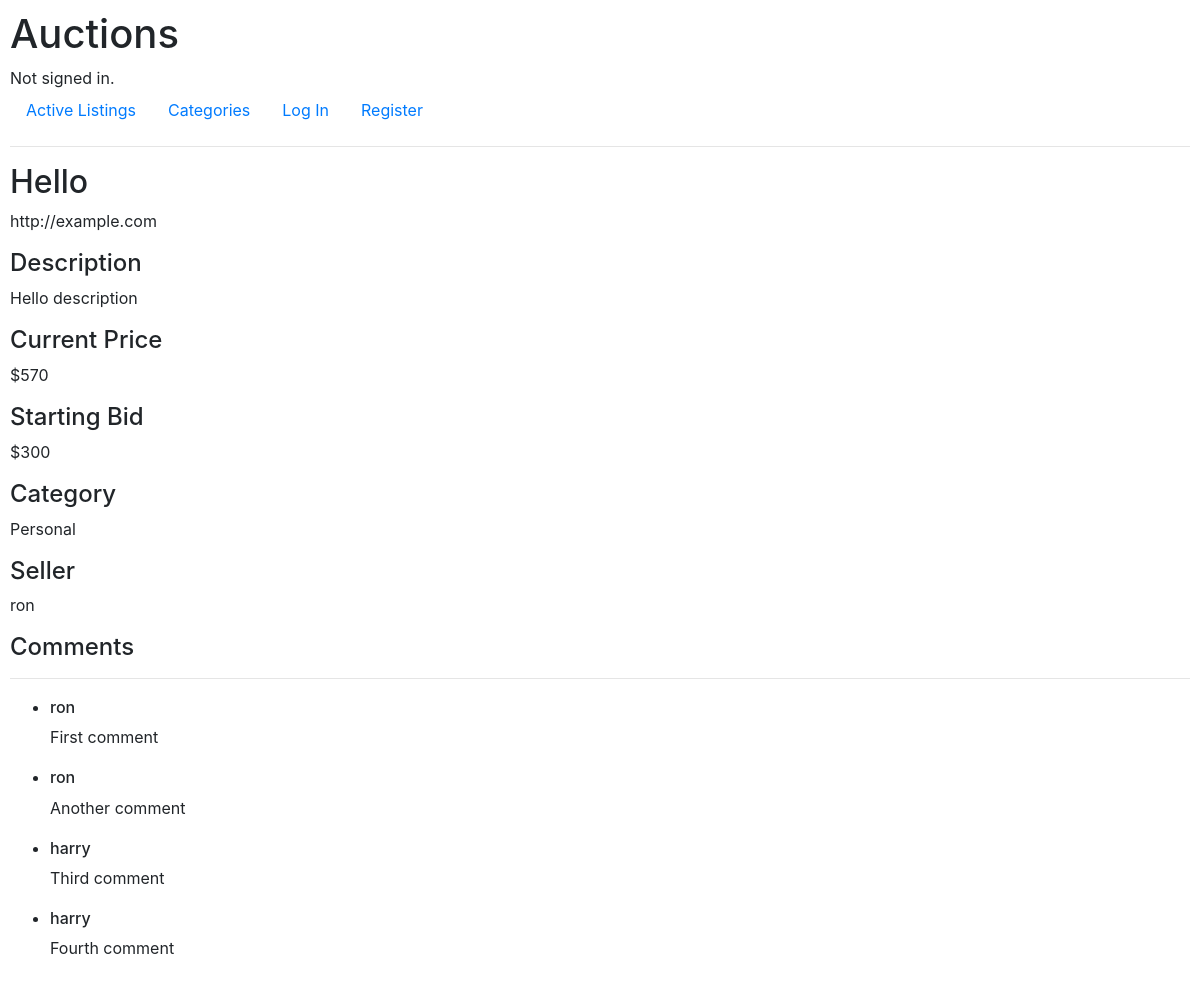
/listing/1, run on the app's committed database.
### auctions/models.py (models this page shows, shortened)
class AuctionListing(models.Model):
    title = models.CharField(max_length=64)
    description = models.TextField()
    starting_bid = models.IntegerField()
    current_price = models.ForeignKey('Bid', on_delete=models.CASCADE, related_name="listings")
    image = models.URLField(blank=True)
    category = models.CharField(max_length=64, blank=True)
    seller = models.ForeignKey(User, on_delete=models.CASCADE, related_name="listings")
    comments = models.ManyToManyField('Comment', blank=True, related_name="listings")
    active = models.BooleanField(default=True)

class Bid(models.Model):
    bid = models.IntegerField()
    bidder = models.ForeignKey(User, on_delete=models.CASCADE, related_name="bids", null=True)

class User(AbstractUser):
    watchlist = models.ManyToManyField('AuctionListing', blank=True, related_name="watchers")

class Comment(models.Model):
    author = models.ForeignKey(User, on_delete=models.CASCADE, related_name="comments")
    message = models.TextField()

### auctions/views.py (the view)
# urls.py: path("listing/<int:listing_id>", views.listing, name="listing"),
def listing(request, listing_id, watching=0):
    current_listing = AuctionListing.objects.get(pk=listing_id)
    if request.method == 'POST':
        if watching:
            request.user.watchlist.remove(current_listing)
            watching = not watching
        else:
            request.user.watchlist.add(current_listing)
            watching = not watching
    else:
        if request.user.is_authenticated:
            watching = (current_listing in request.user.watchlist.all())
    return render(request, "auctions/listing.html", {
        "listing": current_listing,
        "watching": int(watching),
        "bidding_form": BiddingForm(),
        "comment_form": CommentForm(),
        "comments": current_listing.comments.all(),
        "error_bid": False
    })

### auctions/templates/auctions/listing.html (shortened to what this page needs)
{% extends "auctions/layout.html" %}
{% block body %}
    <h2>{{ listing.title }}</h2>
    <p>
        {{ listing.image }}
    </p>
    <p>
        <h4>Description</h4>
        {{ listing.description }}
    </p>
    <p>
        <h4>Current Price</h4>
        ${{ listing.current_price.bid }}
    </p>
    <p>
        <h4>Starting Bid</h4>
        ${{ listing.starting_bid }}
    </p>
    <p>
        <h4>Category</h4>
        {{ listing.category }}
    </p>
    <p>
        <h4>Seller</h4>
        {{ listing.seller }}
    </p>
    <div>
        <h4>Comments</h4>
        <hr>
        {% for comment in comments %}
            <ul>
                <li>
                    <h6>{{ comment.author }}</h6>
                    {{ comment.message }}
                </li>
            </ul>
        {% empty %}
            <p>No comments yet.</p>
        {% endfor %}
    </div>
{% endblock %}

### auctions/static/auctions/styles.css (style rules this page uses)
body { padding: 10px; }

### data on the page
AuctionListing: title "Hello", image "http://example.com", description "Hello description", current_price.bid "570", starting_bid "300", category "Personal", seller "ron"
Comment: author "ron", message "First comment"
Comment: author "ron", message "Another comment"
Comment: author "harry", message "Third comment"
Comment: author "harry", message "Fourth comment"
